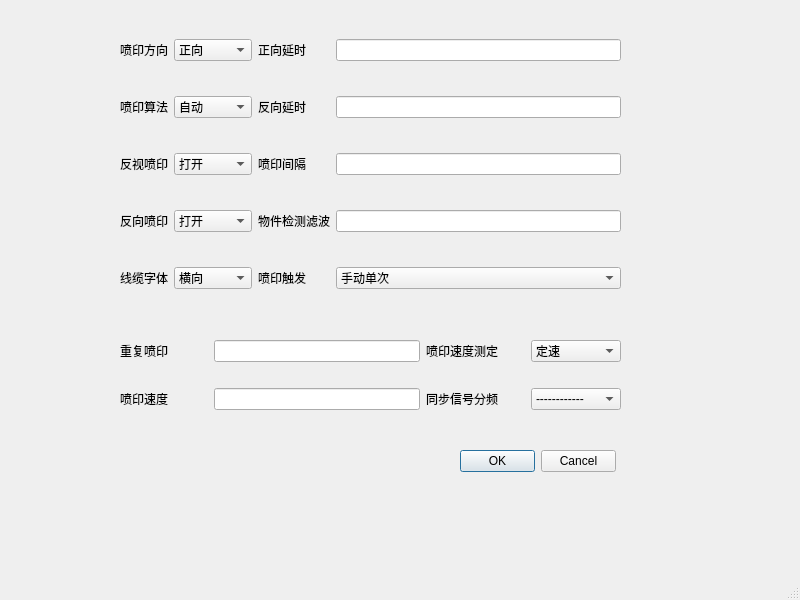
<?xml version="1.0" encoding="UTF-8"?>
<ui version="4.0">
 <class>PenYinParamWnd</class>
 <widget class="QMainWindow" name="PenYinParamWnd">
  <property name="geometry">
   <rect>
    <x>0</x>
    <y>0</y>
    <width>800</width>
    <height>600</height>
   </rect>
  </property>
  <property name="windowTitle">
   <string>PenYinParam</string>
  </property>
  <widget class="QWidget" name="centralwidget">
   <widget class="QWidget" name="gridLayoutWidget">
    <property name="geometry">
     <rect>
      <x>120</x>
      <y>10</y>
      <width>501</width>
      <height>311</height>
     </rect>
    </property>
    <layout class="QGridLayout" name="gridLayout">
     <item row="0" column="0">
      <widget class="QLabel" name="label">
       <property name="text">
        <string>喷印方向</string>
       </property>
      </widget>
     </item>
     <item row="1" column="0">
      <widget class="QLabel" name="label_2">
       <property name="text">
        <string>喷印算法</string>
       </property>
      </widget>
     </item>
     <item row="4" column="0">
      <widget class="QLabel" name="label_3">
       <property name="text">
        <string>线缆字体</string>
       </property>
      </widget>
     </item>
     <item row="2" column="0">
      <widget class="QLabel" name="label_4">
       <property name="text">
        <string>反视喷印</string>
       </property>
      </widget>
     </item>
     <item row="3" column="0">
      <widget class="QLabel" name="label_5">
       <property name="text">
        <string>反向喷印</string>
       </property>
      </widget>
     </item>
     <item row="0" column="1">
      <widget class="QComboBox" name="comboBox">
       <item>
        <property name="text">
         <string>正向</string>
        </property>
       </item>
       <item>
        <property name="text">
         <string>反向</string>
        </property>
       </item>
       <item>
        <property name="text">
         <string>颠倒正向</string>
        </property>
       </item>
       <item>
        <property name="text">
         <string>颠倒反向</string>
        </property>
       </item>
      </widget>
     </item>
     <item row="1" column="1">
      <widget class="QComboBox" name="comboBox_2">
       <item>
        <property name="text">
         <string>自动</string>
        </property>
       </item>
      </widget>
     </item>
     <item row="3" column="1">
      <widget class="QComboBox" name="comboBox_3">
       <item>
        <property name="text">
         <string>打开</string>
        </property>
       </item>
       <item>
        <property name="text">
         <string>关闭</string>
        </property>
       </item>
      </widget>
     </item>
     <item row="4" column="1">
      <widget class="QComboBox" name="comboBox_4">
       <item>
        <property name="text">
         <string>横向</string>
        </property>
       </item>
       <item>
        <property name="text">
         <string>纵向</string>
        </property>
       </item>
      </widget>
     </item>
     <item row="2" column="1">
      <widget class="QComboBox" name="comboBox_5">
       <item>
        <property name="text">
         <string>打开</string>
        </property>
       </item>
       <item>
        <property name="text">
         <string>关闭</string>
        </property>
       </item>
      </widget>
     </item>
     <item row="0" column="2">
      <widget class="QLabel" name="label_8">
       <property name="text">
        <string>正向延时</string>
       </property>
      </widget>
     </item>
     <item row="1" column="2">
      <widget class="QLabel" name="label_9">
       <property name="text">
        <string>反向延时</string>
       </property>
      </widget>
     </item>
     <item row="2" column="2">
      <widget class="QLabel" name="label_10">
       <property name="text">
        <string>喷印间隔</string>
       </property>
      </widget>
     </item>
     <item row="3" column="2">
      <widget class="QLabel" name="label_11">
       <property name="text">
        <string>物件检测滤波</string>
       </property>
      </widget>
     </item>
     <item row="4" column="2">
      <widget class="QLabel" name="label_12">
       <property name="text">
        <string>喷印触发</string>
       </property>
      </widget>
     </item>
     <item row="4" column="3">
      <widget class="QComboBox" name="comboBox_10">
       <item>
        <property name="text">
         <string>手动单次</string>
        </property>
       </item>
       <item>
        <property name="text">
         <string>手动连续</string>
        </property>
       </item>
       <item>
        <property name="text">
         <string>触发单次</string>
        </property>
       </item>
       <item>
        <property name="text">
         <string>触发连续</string>
        </property>
       </item>
      </widget>
     </item>
     <item row="0" column="3">
      <widget class="QLineEdit" name="lineEdit_3"/>
     </item>
     <item row="1" column="3">
      <widget class="QLineEdit" name="lineEdit_4"/>
     </item>
     <item row="2" column="3">
      <widget class="QLineEdit" name="lineEdit_5"/>
     </item>
     <item row="3" column="3">
      <widget class="QLineEdit" name="lineEdit_6"/>
     </item>
    </layout>
   </widget>
   <widget class="QWidget" name="gridLayoutWidget_2">
    <property name="geometry">
     <rect>
      <x>120</x>
      <y>320</y>
      <width>501</width>
      <height>111</height>
     </rect>
    </property>
    <layout class="QGridLayout" name="gridLayout_2">
     <item row="0" column="2">
      <widget class="QLabel" name="label_13">
       <property name="text">
        <string>喷印速度测定        </string>
       </property>
      </widget>
     </item>
     <item row="1" column="0">
      <widget class="QLabel" name="label_7">
       <property name="text">
        <string>喷印速度</string>
       </property>
      </widget>
     </item>
     <item row="1" column="1">
      <widget class="QLineEdit" name="lineEdit_2"/>
     </item>
     <item row="1" column="2">
      <widget class="QLabel" name="label_14">
       <property name="text">
        <string>同步信号分频</string>
       </property>
      </widget>
     </item>
     <item row="0" column="3">
      <widget class="QComboBox" name="comboBox_11">
       <item>
        <property name="text">
         <string>定速</string>
        </property>
       </item>
       <item>
        <property name="text">
         <string>同步器</string>
        </property>
       </item>
       <item>
        <property name="text">
         <string>传感器测速</string>
        </property>
       </item>
      </widget>
     </item>
     <item row="1" column="3">
      <widget class="QComboBox" name="comboBox_6">
       <item>
        <property name="text">
         <string>------------</string>
        </property>
       </item>
       <item>
        <property name="text">
         <string>新建项目</string>
        </property>
       </item>
      </widget>
     </item>
     <item row="0" column="0">
      <widget class="QLabel" name="label_6">
       <property name="text">
        <string>重复喷印            </string>
       </property>
      </widget>
     </item>
     <item row="0" column="1">
      <widget class="QLineEdit" name="lineEdit"/>
     </item>
    </layout>
   </widget>
   <widget class="QDialogButtonBox" name="penyinbutton">
    <property name="geometry">
     <rect>
      <x>460</x>
      <y>450</y>
      <width>156</width>
      <height>23</height>
     </rect>
    </property>
    <property name="standardButtons">
     <set>QDialogButtonBox::Cancel|QDialogButtonBox::Ok</set>
    </property>
   </widget>
  </widget>
  <widget class="QMenuBar" name="menubar">
   <property name="geometry">
    <rect>
     <x>0</x>
     <y>0</y>
     <width>800</width>
     <height>23</height>
    </rect>
   </property>
  </widget>
  <widget class="QStatusBar" name="statusbar"/>
 </widget>
 <resources/>
 <connections/>
</ui>
